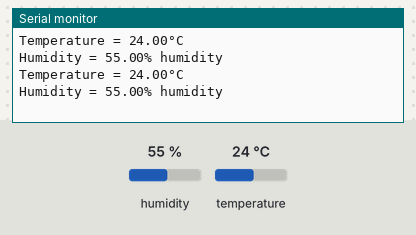
Bench run of a sketch on a simulated Arduino Uno, built with avr-gcc and run on an emulated ATmega328P. Parts: the last lines printed to the serial monitor. The inputs (shaded band) are chosen by the test bench; at power-on: humidity 55 %, temperature 24 °C.

Above: at 2.8 s.
2.9 s: humidity set to 22 %
At 4.7 s:
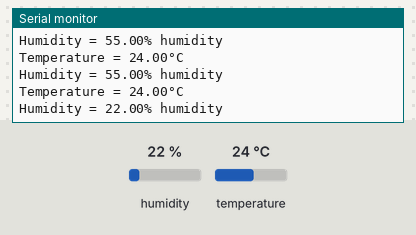
5.6 s: temperature set to 12 °C
At 7.1 s:
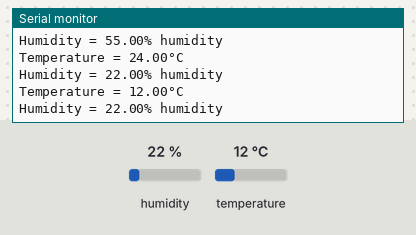
8.3 s: humidity set to 40 %
At 10.8 s:
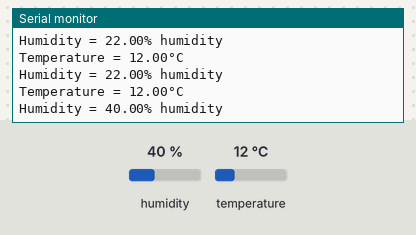
Timing chart, 0 to 12.3 s (numbered marks = the images above; inputs shaded):
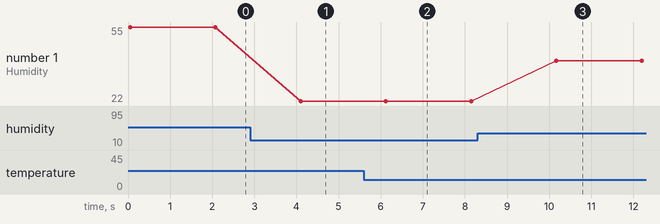

The sketch:

Humidity_sensor_apply.ino
```cpp
#include <dht.h>


dht DHT;
#define DHT11_PIN 7
void setup(){
  Serial.begin(9600);
}
void loop(){
  int chk = DHT.read11(DHT11_PIN);
  Serial.print("Temperature = ");
  Serial.print(DHT.temperature);
  Serial.println("°C");
  Serial.print("Humidity = ");
  Serial.print(DHT.humidity);
  Serial.println("% humidity");
  delay(2000);
}
```

Measured:
- after the input at 2.9 s, the serial monitor: prints a new line after 1.2 s (image 1)
- after the input at 5.6 s, the serial monitor: prints a new line after 0.50 s (image 2)
- after the input at 8.3 s, the serial monitor: prints a new line after 1.9 s (image 3)
- plotted number 1: 55 → 22 after the input at 2.9 s, 22 → 40 after the input at 8.3 s
